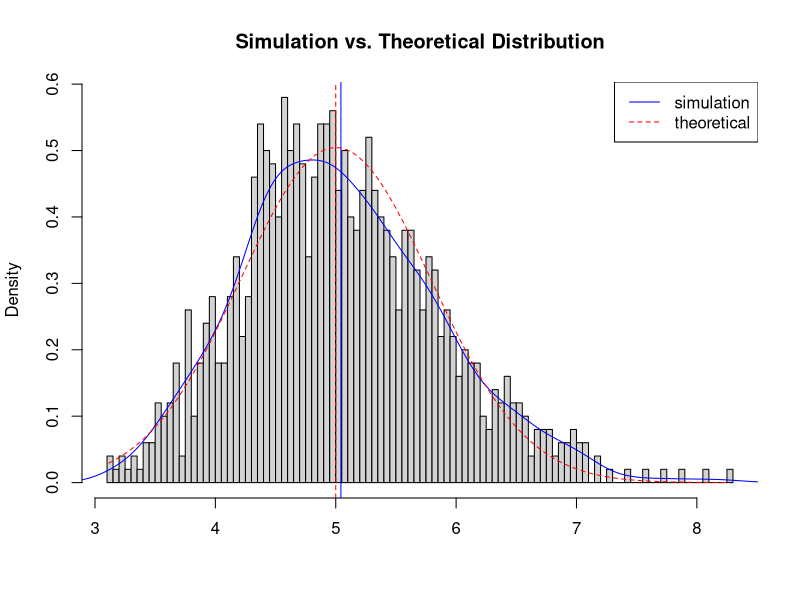

Generate this figure with R:
## ---- chunk 1
set.seed(5)
lambda <- 0.2
samp_size <- 40
n <- 1000

sim <- matrix(rexp(n*samp_size, rate=lambda), n, samp_size)
means <- rowMeans(sim)
## ---- chunk 2
hist(means, breaks=100, prob=TRUE,
     main="Simulation vs. Theoretical Distribution",
     xlab="")

# density of the averages of samples
lines(density(means), col="blue")

# center of the sample averages
abline(v=mean(means), col="blue")

# theoretical center of distribution
abline(v=1/lambda, lty=2, col="red")

# theoretical density of the averages of samples
xfit <- seq(min(means), max(means), length=100)
yfit <- dnorm(xfit, mean=1/lambda, sd=(1/lambda/sqrt(samp_size)))
lines(xfit, yfit, pch=22, col="red", lty=2)

# add legend
legend('topright', c("simulation", "theoretical"), lty=c(1,2), col=c("blue", "red"))
